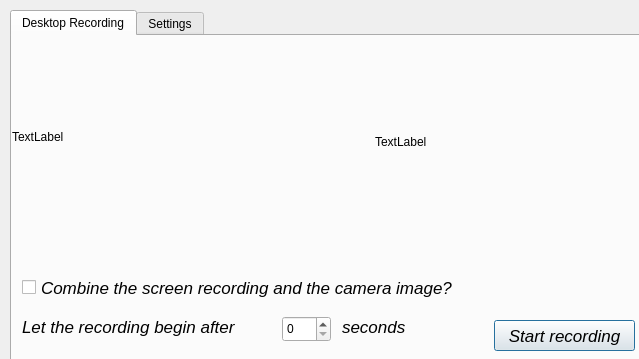
<?xml version="1.0" encoding="UTF-8"?>
<ui version="4.0">
 <class>Dialog</class>
 <widget class="QDialog" name="Dialog">
  <property name="geometry">
   <rect>
    <x>0</x>
    <y>0</y>
    <width>639</width>
    <height>359</height>
   </rect>
  </property>
  <property name="windowTitle">
   <string>Dialog</string>
  </property>
  <widget class="QTabWidget" name="tabWidget">
   <property name="geometry">
    <rect>
     <x>10</x>
     <y>10</y>
     <width>631</width>
     <height>351</height>
    </rect>
   </property>
   <property name="currentIndex">
    <number>0</number>
   </property>
   <widget class="QWidget" name="tab">
    <attribute name="title">
     <string>Desktop Recording</string>
    </attribute>
    <widget class="QCheckBox" name="checkBox">
     <property name="geometry">
      <rect>
       <x>10</x>
       <y>240</y>
       <width>491</width>
       <height>23</height>
      </rect>
     </property>
     <property name="font">
      <font>
       <pointsize>13</pointsize>
       <italic>true</italic>
      </font>
     </property>
     <property name="text">
      <string>Combine the screen recording and the camera image?</string>
     </property>
    </widget>
    <widget class="QSpinBox" name="spinBox">
     <property name="geometry">
      <rect>
       <x>270</x>
       <y>280</y>
       <width>49</width>
       <height>26</height>
      </rect>
     </property>
     <property name="maximum">
      <number>180</number>
     </property>
    </widget>
    <widget class="QLabel" name="label">
     <property name="geometry">
      <rect>
       <x>10</x>
       <y>280</y>
       <width>251</width>
       <height>21</height>
      </rect>
     </property>
     <property name="font">
      <font>
       <pointsize>13</pointsize>
       <italic>true</italic>
      </font>
     </property>
     <property name="text">
      <string>Let the recording begin after</string>
     </property>
    </widget>
    <widget class="QPushButton" name="pushButton">
     <property name="geometry">
      <rect>
       <x>482</x>
       <y>284</y>
       <width>141</width>
       <height>31</height>
      </rect>
     </property>
     <property name="font">
      <font>
       <pointsize>13</pointsize>
       <italic>true</italic>
      </font>
     </property>
     <property name="cursor">
      <cursorShape>OpenHandCursor</cursorShape>
     </property>
     <property name="text">
      <string>Start recording</string>
     </property>
    </widget>
    <widget class="QLabel" name="label_4">
     <property name="geometry">
      <rect>
       <x>330</x>
       <y>280</y>
       <width>71</width>
       <height>21</height>
      </rect>
     </property>
     <property name="font">
      <font>
       <pointsize>13</pointsize>
       <italic>true</italic>
      </font>
     </property>
     <property name="text">
      <string>seconds</string>
     </property>
    </widget>
    <widget class="QLabel" name="label_5">
     <property name="geometry">
      <rect>
       <x>0</x>
       <y>-5</y>
       <width>361</width>
       <height>211</height>
      </rect>
     </property>
     <property name="text">
      <string>TextLabel</string>
     </property>
    </widget>
    <widget class="QLabel" name="label_6">
     <property name="geometry">
      <rect>
       <x>363</x>
       <y>-5</y>
       <width>266</width>
       <height>221</height>
      </rect>
     </property>
     <property name="text">
      <string>TextLabel</string>
     </property>
    </widget>
   </widget>
   <widget class="QWidget" name="tab_2">
    <attribute name="title">
     <string>Settings</string>
    </attribute>
    <widget class="QCheckBox" name="checkBox_2">
     <property name="geometry">
      <rect>
       <x>10</x>
       <y>70</y>
       <width>321</width>
       <height>31</height>
      </rect>
     </property>
     <property name="font">
      <font>
       <pointsize>13</pointsize>
       <italic>true</italic>
      </font>
     </property>
     <property name="text">
      <string>Record the voice of the computer?</string>
     </property>
    </widget>
    <widget class="QCheckBox" name="checkBox_3">
     <property name="geometry">
      <rect>
       <x>10</x>
       <y>120</y>
       <width>351</width>
       <height>23</height>
      </rect>
     </property>
     <property name="font">
      <font>
       <pointsize>13</pointsize>
       <italic>true</italic>
      </font>
     </property>
     <property name="text">
      <string>Record the sound of the microphone?</string>
     </property>
    </widget>
    <widget class="QSpinBox" name="spinBox_2">
     <property name="geometry">
      <rect>
       <x>60</x>
       <y>30</y>
       <width>49</width>
       <height>26</height>
      </rect>
     </property>
     <property name="minimum">
      <number>30</number>
     </property>
     <property name="maximum">
      <number>60</number>
     </property>
     <property name="singleStep">
      <number>30</number>
     </property>
    </widget>
    <widget class="QLabel" name="label_2">
     <property name="geometry">
      <rect>
       <x>13</x>
       <y>30</y>
       <width>61</width>
       <height>31</height>
      </rect>
     </property>
     <property name="font">
      <font>
       <pointsize>13</pointsize>
       <italic>true</italic>
      </font>
     </property>
     <property name="text">
      <string>FPS</string>
     </property>
    </widget>
    <widget class="QLabel" name="label_3">
     <property name="geometry">
      <rect>
       <x>330</x>
       <y>290</y>
       <width>291</width>
       <height>21</height>
      </rect>
     </property>
     <property name="font">
      <font>
       <pointsize>13</pointsize>
       <italic>true</italic>
      </font>
     </property>
     <property name="text">
      <string>Developer : Ahmet Furkan DEMIR</string>
     </property>
    </widget>
    <widget class="QPushButton" name="pushButton_2">
     <property name="geometry">
      <rect>
       <x>10</x>
       <y>170</y>
       <width>241</width>
       <height>31</height>
      </rect>
     </property>
     <property name="font">
      <font>
       <pointsize>13</pointsize>
       <italic>true</italic>
      </font>
     </property>
     <property name="text">
      <string>Screen recording directory</string>
     </property>
    </widget>
   </widget>
  </widget>
 </widget>
 <resources/>
 <connections/>
</ui>
